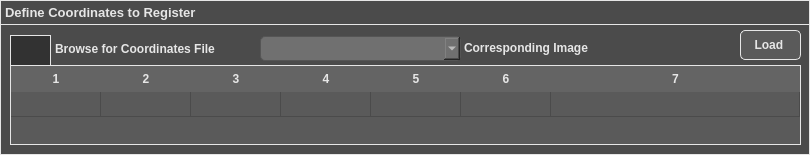
     <widget class="QFrame" name="RegisterCoordinatesFrame">
      <property name="geometry">
       <rect>
        <x>10</x>
        <y>10</y>
        <width>810</width>
        <height>155</height>
       </rect>
      </property>
      <property name="styleSheet">
       <string notr="true">QFrame { 
	background-color: #4b4b4b;
	border: 1px solid #e6e6e6; /* Border  */
}</string>
      </property>
      <property name="frameShape">
       <enum>QFrame::StyledPanel</enum>
      </property>
      <property name="frameShadow">
       <enum>QFrame::Raised</enum>
      </property>
      <widget class="QTextEdit" name="RegisterCoordinatesTableHeaderText">
       <property name="geometry">
        <rect>
         <x>0</x>
         <y>0</y>
         <width>810</width>
         <height>25</height>
        </rect>
       </property>
       <property name="font">
        <font>
         <pointsize>10</pointsize>
         <weight>75</weight>
         <bold>true</bold>
        </font>
       </property>
       <property name="styleSheet">
        <string notr="true">QTextEdit { 
	background-color: #4b4b4b;
	color: #e6e6e6; /* Text color */
	border: 1px solid #e6e6e6; /* Border  */
    text-align: left;
    font-weight: bold;
}</string>
       </property>
       <property name="verticalScrollBarPolicy">
        <enum>Qt::ScrollBarAlwaysOff</enum>
       </property>
       <property name="horizontalScrollBarPolicy">
        <enum>Qt::ScrollBarAlwaysOff</enum>
       </property>
       <property name="readOnly">
        <bool>true</bool>
       </property>
       <property name="html">
        <string>&lt;!DOCTYPE HTML PUBLIC &quot;-//W3C//DTD HTML 4.0//EN&quot; &quot;http://www.w3.org/TR/REC-html40/strict.dtd&quot;&gt;
&lt;html&gt;&lt;head&gt;&lt;meta name=&quot;qrichtext&quot; content=&quot;1&quot; /&gt;&lt;style type=&quot;text/css&quot;&gt;
p, li { white-space: pre-wrap; }
&lt;/style&gt;&lt;/head&gt;&lt;body style=&quot; font-family:'MS Shell Dlg 2'; font-size:10pt; font-weight:600; font-style:normal;&quot;&gt;
&lt;p style=&quot; margin-top:0px; margin-bottom:0px; margin-left:0px; margin-right:0px; -qt-block-indent:0; text-indent:0px;&quot;&gt;Define Coordinates to Register&lt;/p&gt;&lt;/body&gt;&lt;/html&gt;</string>
       </property>
      </widget>
      <widget class="QPushButton" name="chooseCoordinatesFileButton">
       <property name="geometry">
        <rect>
         <x>10</x>
         <y>35</y>
         <width>41</width>
         <height>31</height>
        </rect>
       </property>
       <property name="font">
        <font>
         <weight>75</weight>
         <bold>true</bold>
        </font>
       </property>
       <property name="styleSheet">
        <string notr="true">QPushButton {
    background-color: #323232;
    color: #e6e6e6; /* Text color */
    border: 1px solid #e6e6e6; /* Border  */
    border-radius: 0px; /* Optional: Rounded corners */
    padding: 5px; /* Optional: Padding around text */
	qproperty-icon: url(Folder.jpg); /* Default icon */
}
 </string>
       </property>
       <property name="text">
        <string/>
       </property>
       <property name="iconSize">
        <size>
         <width>35</width>
         <height>35</height>
        </size>
       </property>
      </widget>
      <widget class="QTableWidget" name="RegisterCoordinatesTableWidget">
       <property name="geometry">
        <rect>
         <x>10</x>
         <y>65</y>
         <width>791</width>
         <height>80</height>
        </rect>
       </property>
       <property name="font">
        <font>
         <pointsize>9</pointsize>
         <weight>75</weight>
         <bold>true</bold>
        </font>
       </property>
       <property name="styleSheet">
        <string notr="true">QTableView {
    background-color: #5a5a5a;
    color: #e6e6e6; 
    font-weight: bold;
    border: 1px solid #e6e6e6; /* Border  */
    border-radius: 0px; /* Optional: Rounded corners */
}

QHeaderView::section {
    border: 0px solid #e6e6e6; /* Border  */
    gridline-color: #e6e6e6; /* Set the color of the gridlines */
    background-color: #646464;
    color: #e6e6e6; 
    font-weight: bold;
    padding: 4px;
}

QHeaderView {
	border: 0px solid #e6e6e6; /* Border  */
    background-color: #646464; /* Background for the entire header area */
}

QTableCornerButton::section {
    background-color: #646464; /* Match the header background */
}

QTableWidget::item {
    border: 0px solid #e6e6e6; /* Border  */
    gridline-color: #e6e6e6; /* Set the color of the gridlines */
	text-align: center;
}

QTableView::viewport {
    background-color: #646464; /* Background beneath the last row */
}

QTableWidget::item:selected {
    background-color: #666f75; /* background for selected cells */
   color: #e6e6e6; /* Text color for selected cells */
}

QTableWidget::item:selected:!active {
    background-color: #5a5a5a; /* background when table loses focus */
    color: #e6e6e6; /* Text color */
}

QTableWidget QLineEdit {
    background-color: #666f75; /* Background when editing (light orange) */
    color: #e6e6e6; /* Text color while editing */
    border: 1px solid #e6e6e6; /* Border for the editor */
}</string>
       </property>
       <property name="editTriggers">
        <set>QAbstractItemView::NoEditTriggers</set>
       </property>
       <property name="rowCount">
        <number>1</number>
       </property>
       <property name="columnCount">
        <number>7</number>
       </property>
       <attribute name="horizontalHeaderCascadingSectionResizes">
        <bool>true</bool>
       </attribute>
       <attribute name="horizontalHeaderMinimumSectionSize">
        <number>50</number>
       </attribute>
       <attribute name="horizontalHeaderDefaultSectionSize">
        <number>90</number>
       </attribute>
       <attribute name="horizontalHeaderStretchLastSection">
        <bool>true</bool>
       </attribute>
       <attribute name="verticalHeaderVisible">
        <bool>false</bool>
       </attribute>
       <attribute name="verticalHeaderMinimumSectionSize">
        <number>25</number>
       </attribute>
       <attribute name="verticalHeaderDefaultSectionSize">
        <number>25</number>
       </attribute>
       <row/>
       <column/>
       <column/>
       <column/>
       <column/>
       <column/>
       <column/>
       <column/>
      </widget>
      <widget class="QTextEdit" name="BrowseForCoordinatesFileText">
       <property name="geometry">
        <rect>
         <x>51</x>
         <y>38</y>
         <width>201</width>
         <height>24</height>
        </rect>
       </property>
       <property name="font">
        <font>
         <pointsize>9</pointsize>
         <weight>75</weight>
         <bold>true</bold>
        </font>
       </property>
       <property name="styleSheet">
        <string notr="true">QTextEdit { 
	background-color: transparent;
	color: #e6e6e6; /* Text color */
	border: 0px solid #4b4b4b; /* Border  */
    border-radius: 5px; /* Optional: Rounded corners */
}</string>
       </property>
       <property name="verticalScrollBarPolicy">
        <enum>Qt::ScrollBarAlwaysOff</enum>
       </property>
       <property name="horizontalScrollBarPolicy">
        <enum>Qt::ScrollBarAlwaysOff</enum>
       </property>
       <property name="readOnly">
        <bool>true</bool>
       </property>
       <property name="html">
        <string>&lt;!DOCTYPE HTML PUBLIC &quot;-//W3C//DTD HTML 4.0//EN&quot; &quot;http://www.w3.org/TR/REC-html40/strict.dtd&quot;&gt;
&lt;html&gt;&lt;head&gt;&lt;meta name=&quot;qrichtext&quot; content=&quot;1&quot; /&gt;&lt;style type=&quot;text/css&quot;&gt;
p, li { white-space: pre-wrap; }
&lt;/style&gt;&lt;/head&gt;&lt;body style=&quot; font-family:'MS Shell Dlg 2'; font-size:9pt; font-weight:600; font-style:normal;&quot;&gt;
&lt;p style=&quot; margin-top:0px; margin-bottom:0px; margin-left:0px; margin-right:0px; -qt-block-indent:0; text-indent:0px;&quot;&gt;Browse for Coordinates File&lt;/p&gt;&lt;/body&gt;&lt;/html&gt;</string>
       </property>
      </widget>
      <widget class="QComboBox" name="CorrespondingImageComboBox">
       <property name="geometry">
        <rect>
         <x>260</x>
         <y>36</y>
         <width>201</width>
         <height>25</height>
        </rect>
       </property>
       <property name="font">
        <font>
         <pointsize>10</pointsize>
        </font>
       </property>
       <property name="styleSheet">
        <string notr="true">QComboBox {
    background-color: #707070; /* Light gray background color */
    color: #e6e6e6; /* Dark gray font color */
    padding: 5px; /* Optional: adds padding inside the combobox */
    border: 1px solid #555555; /* Optional: border color */
    border-radius: 5px; /* Optional: rounded corners */
}

QComboBox QAbstractItemView { /* Styles for dropdown list */
    background-color: #707070; /* Dropdown background color */
    color: #e6e6e6; /* Dropdown font color */
    selection-background-color: #cce5ff; /* Background color when an item is selected */
    selection-color: #e6e6e6; /* Font color of selected item */
}

</string>
       </property>
      </widget>
      <widget class="QTextEdit" name="CorrespondingImageText">
       <property name="geometry">
        <rect>
         <x>460</x>
         <y>37</y>
         <width>191</width>
         <height>24</height>
        </rect>
       </property>
       <property name="font">
        <font>
         <pointsize>9</pointsize>
         <weight>75</weight>
         <bold>true</bold>
        </font>
       </property>
       <property name="styleSheet">
        <string notr="true">QTextEdit { 
	background-color: transparent;
	color: #e6e6e6; /* Text color */
	border: 0px solid #4b4b4b; /* Border  */
    border-radius: 5px; /* Optional: Rounded corners */
}</string>
       </property>
       <property name="verticalScrollBarPolicy">
        <enum>Qt::ScrollBarAlwaysOff</enum>
       </property>
       <property name="horizontalScrollBarPolicy">
        <enum>Qt::ScrollBarAlwaysOff</enum>
       </property>
       <property name="readOnly">
        <bool>true</bool>
       </property>
       <property name="html">
        <string>&lt;!DOCTYPE HTML PUBLIC &quot;-//W3C//DTD HTML 4.0//EN&quot; &quot;http://www.w3.org/TR/REC-html40/strict.dtd&quot;&gt;
&lt;html&gt;&lt;head&gt;&lt;meta name=&quot;qrichtext&quot; content=&quot;1&quot; /&gt;&lt;style type=&quot;text/css&quot;&gt;
p, li { white-space: pre-wrap; }
&lt;/style&gt;&lt;/head&gt;&lt;body style=&quot; font-family:'MS Shell Dlg 2'; font-size:9pt; font-weight:600; font-style:normal;&quot;&gt;
&lt;p style=&quot; margin-top:0px; margin-bottom:0px; margin-left:0px; margin-right:0px; -qt-block-indent:0; text-indent:0px;&quot;&gt;Corresponding Image&lt;/p&gt;&lt;/body&gt;&lt;/html&gt;</string>
       </property>
      </widget>
      <widget class="QPushButton" name="LoadCoordinatesButton">
       <property name="geometry">
        <rect>
         <x>740</x>
         <y>30</y>
         <width>61</width>
         <height>30</height>
        </rect>
       </property>
       <property name="font">
        <font>
         <pointsize>9</pointsize>
         <weight>75</weight>
         <bold>true</bold>
        </font>
       </property>
       <property name="styleSheet">
        <string notr="true">QPushButton {
    background-color: #5a5a5a;
    color: #e6e6e6; /* Text color */
    border: 1px solid #e6e6e6; /* Border  */
    border-radius: 5px; /* Optional: Rounded corners */
    padding: 5px; /* Optional: Padding around text */
}

QPushButton:hover {
    background-color: #666f75; /* Grey-blue when hovered */
}

QPushButton:pressed {
    background-color: #7b8e9c; /* More blue when pressed */
}</string>
       </property>
       <property name="text">
        <string>Load </string>
       </property>
      </widget>
      <zorder>RegisterCoordinatesTableHeaderText</zorder>
      <zorder>BrowseForCoordinatesFileText</zorder>
      <zorder>CorrespondingImageComboBox</zorder>
      <zorder>CorrespondingImageText</zorder>
      <zorder>chooseCoordinatesFileButton</zorder>
      <zorder>RegisterCoordinatesTableWidget</zorder>
      <zorder>LoadCoordinatesButton</zorder>
     </widget>
